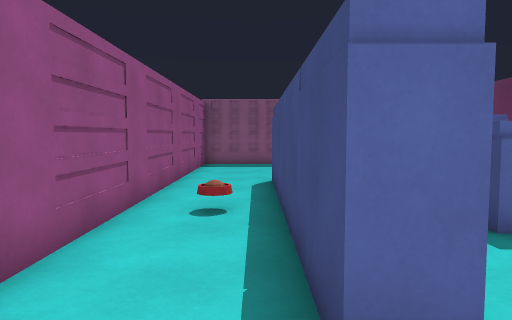
View 1 (above)

16 first-person views from a walk through a level from a Godot 3-D game. The camera is 1.4 m above the floor, tilts 4° down and sees 70° across. The floor is counted in squares, 1 m on a side. Each view is taken from the middle of a square. On the plan, view 1 faces up. The plan holds only what a view shows up to about 16 squares ahead; the rest is blank.

View 2
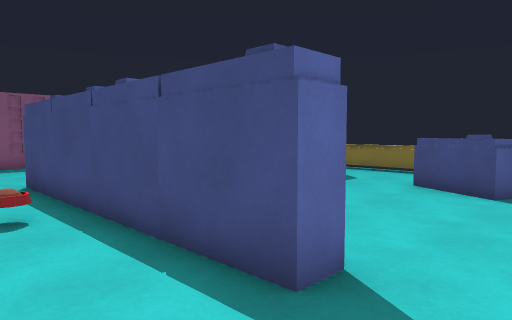

View 3
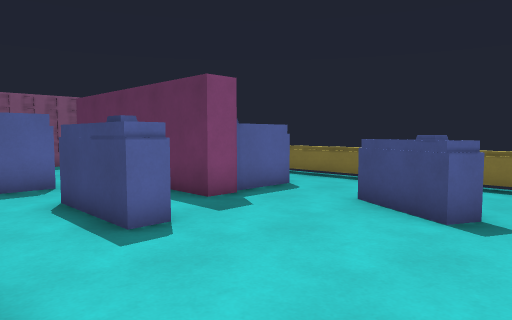

View 4
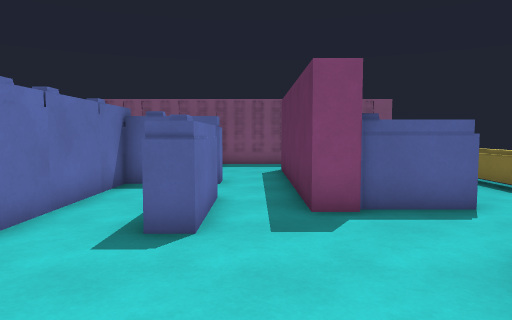

View 5
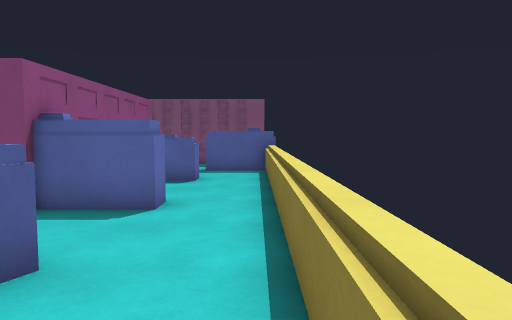

View 6
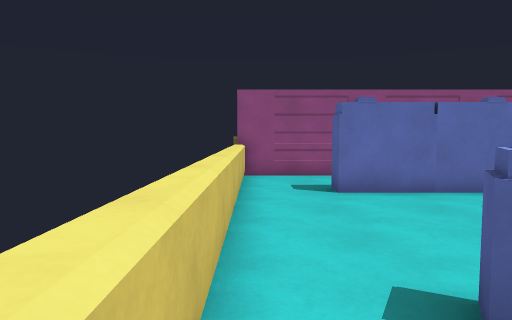

View 7
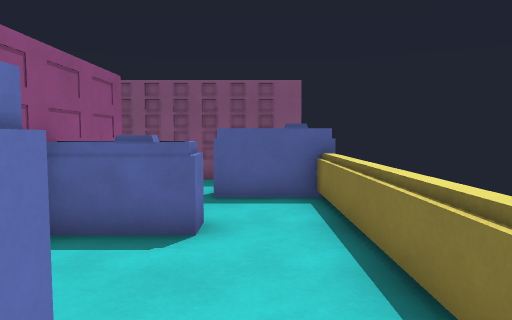

View 8
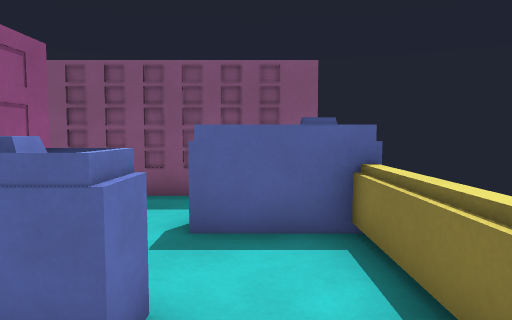

View 9
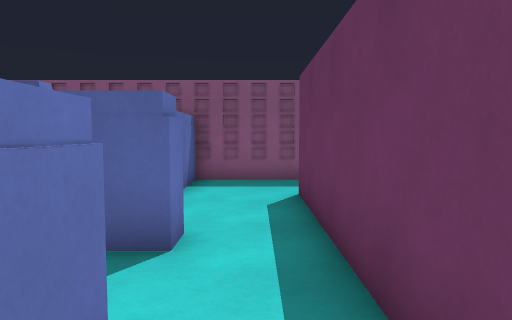

View 10
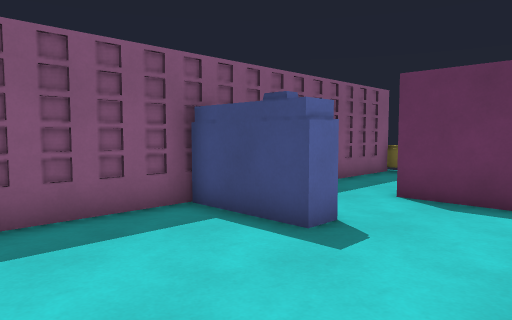

View 11
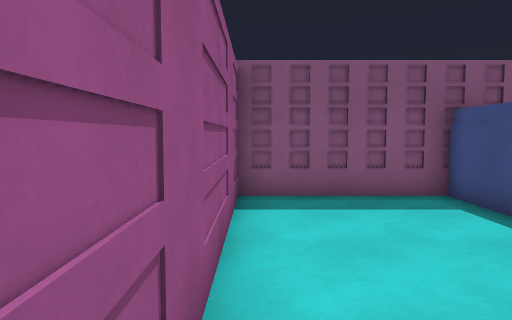

View 12
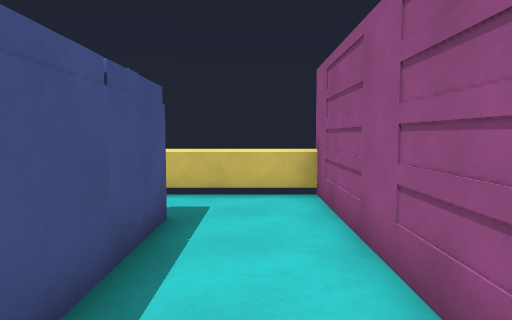

View 13
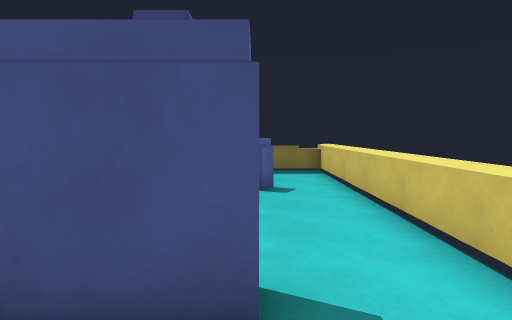

View 14
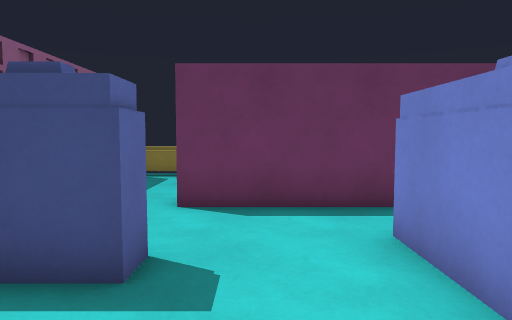

View 15
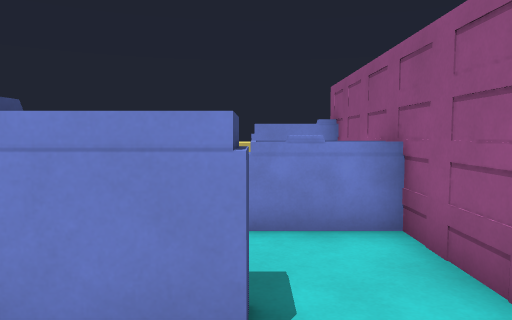

View 16
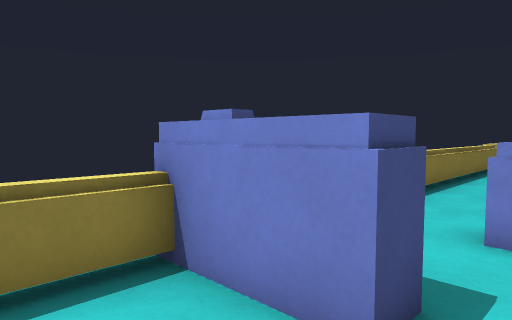

### Floor plan
Key: @ floor where view 1 was taken; # wall or solid block; . floor; = window, fence, low wall or low ledge; ^ raised ledge.
Columns run from 3 left of view 1 to 12 right of it. Each row starts with its distance up from view 1.
 18 ###############
 17 #.....#........^
 16 #.....#........^
 15 #.....#.....#^#^
 14 #........##.#^#^
 13 #........##....^
 12 #........##^#..^
 11 #...###..#^^^..^
 10 #...#....##....^
  9 #...#....##....^
  8 #...#..^.##....^
  7 #...#..^.##^^..^
  6 #...#..#.......^
  5 #...#..^.......^
  4 #...#......#...^
  3 #...#......^...^
  2 #...#.....==...^
  1 #..............^
  0 #..@...........^
 -1 #^^^^^^^^^^^^^^

Where each view was taken, in squares from view 1:
view 1: 0 up, 0 right, facing up
view 2: 0 up, 2 left, facing up-right
view 3: 0 up, 1 right, facing up-right
view 4: 0 up, 5 right, facing up
view 5: 0 up, 11 right, facing up
view 6: 0 up, 10 right, facing left
view 7: 6 up, 10 right, facing up
view 8: 9 up, 10 right, facing up
view 9: 6 up, 5 right, facing up
view 10: 11 up, 2 left, facing up-right
view 11: 9 up, 2 left, facing up
view 12: 8 up, 1 left, facing down
view 13: 2 up, 2 left, facing right
view 14: 13 up, 1 left, facing right
view 15: 17 up, 9 right, facing down
view 16: 17 up, 8 right, facing down-right
